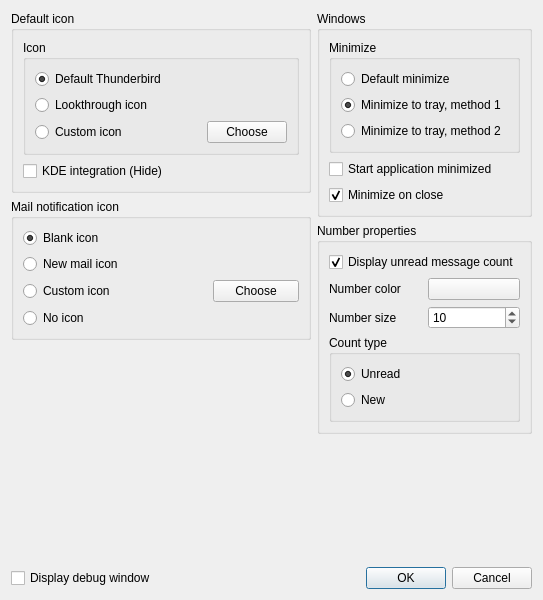
<?xml version="1.0" encoding="UTF-8"?>
<ui version="4.0">
 <class>PreferencesDialog</class>
 <widget class="QDialog" name="PreferencesDialog">
  <property name="geometry">
   <rect>
    <x>0</x>
    <y>0</y>
    <width>543</width>
    <height>600</height>
   </rect>
  </property>
  <property name="windowTitle">
   <string>SysTray-X Preferences</string>
  </property>
  <property name="windowIcon">
   <iconset resource="SysTray-X.qrc">
    <normaloff>:/files/icons/SysTray-X.png</normaloff>:/files/icons/SysTray-X.png</iconset>
  </property>
  <layout class="QGridLayout" name="gridLayout">
   <item row="0" column="0">
    <layout class="QVBoxLayout" name="verticalLayout_15">
     <item>
      <widget class="QGroupBox" name="groupBox_2">
       <property name="title">
        <string>Default icon</string>
       </property>
       <layout class="QVBoxLayout" name="verticalLayout_13">
        <item>
         <widget class="QGroupBox" name="groupBox_5">
          <property name="title">
           <string>Icon</string>
          </property>
          <layout class="QVBoxLayout" name="verticalLayout_12">
           <item>
            <layout class="QVBoxLayout" name="verticalLayout_9">
             <item>
              <widget class="QRadioButton" name="defaultIconRadioButton">
               <property name="text">
                <string>Default Thunderbird</string>
               </property>
               <property name="checked">
                <bool>true</bool>
               </property>
               <attribute name="buttonGroup">
                <string notr="true">defaultIconTypeGroup</string>
               </attribute>
              </widget>
             </item>
             <item>
              <widget class="QRadioButton" name="lookThroughDefaultIconRadioButton">
               <property name="text">
                <string>Lookthrough icon</string>
               </property>
               <attribute name="buttonGroup">
                <string notr="true">defaultIconTypeGroup</string>
               </attribute>
              </widget>
             </item>
             <item>
              <layout class="QHBoxLayout" name="horizontalLayout_4">
               <item>
                <widget class="QRadioButton" name="customDefaultIconRadioButton">
                 <property name="text">
                  <string>Custom icon</string>
                 </property>
                 <attribute name="buttonGroup">
                  <string notr="true">defaultIconTypeGroup</string>
                 </attribute>
                </widget>
               </item>
               <item>
                <widget class="QLabel" name="defaultImageLabel">
                 <property name="text">
                  <string/>
                 </property>
                </widget>
               </item>
               <item>
                <widget class="QPushButton" name="chooseCustomDefaultIconButton">
                 <property name="text">
                  <string>Choose</string>
                 </property>
                 <property name="flat">
                  <bool>false</bool>
                 </property>
                </widget>
               </item>
              </layout>
             </item>
            </layout>
           </item>
          </layout>
         </widget>
        </item>
        <item>
         <widget class="QCheckBox" name="hideDefaultIconCheckBox">
          <property name="text">
           <string>KDE integration (Hide)</string>
          </property>
          <property name="checked">
           <bool>false</bool>
          </property>
         </widget>
        </item>
       </layout>
      </widget>
     </item>
     <item>
      <widget class="QGroupBox" name="iconTypeGroupBox">
       <property name="title">
        <string>Mail notification icon</string>
       </property>
       <layout class="QVBoxLayout" name="verticalLayout_2">
        <item>
         <layout class="QVBoxLayout" name="verticalLayout">
          <item>
           <layout class="QHBoxLayout" name="horizontalLayout_3">
            <property name="sizeConstraint">
             <enum>QLayout::SetFixedSize</enum>
            </property>
            <item>
             <widget class="QRadioButton" name="blankRadioButton">
              <property name="text">
               <string>Blank icon</string>
              </property>
              <property name="checked">
               <bool>true</bool>
              </property>
              <attribute name="buttonGroup">
               <string notr="true">iconTypeGroup</string>
              </attribute>
             </widget>
            </item>
            <item>
             <spacer name="horizontalSpacer_2">
              <property name="orientation">
               <enum>Qt::Horizontal</enum>
              </property>
              <property name="sizeHint" stdset="0">
               <size>
                <width>40</width>
                <height>20</height>
               </size>
              </property>
             </spacer>
            </item>
           </layout>
          </item>
          <item>
           <layout class="QHBoxLayout" name="horizontalLayout_2">
            <property name="sizeConstraint">
             <enum>QLayout::SetFixedSize</enum>
            </property>
            <item>
             <widget class="QRadioButton" name="newMailButton">
              <property name="text">
               <string>New mail icon</string>
              </property>
              <attribute name="buttonGroup">
               <string notr="true">iconTypeGroup</string>
              </attribute>
             </widget>
            </item>
            <item>
             <spacer name="horizontalSpacer">
              <property name="orientation">
               <enum>Qt::Horizontal</enum>
              </property>
              <property name="sizeHint" stdset="0">
               <size>
                <width>40</width>
                <height>20</height>
               </size>
              </property>
             </spacer>
            </item>
           </layout>
          </item>
          <item>
           <layout class="QHBoxLayout" name="horizontalLayout">
            <property name="sizeConstraint">
             <enum>QLayout::SetMaximumSize</enum>
            </property>
            <item>
             <widget class="QRadioButton" name="customRadioButton">
              <property name="text">
               <string>Custom icon</string>
              </property>
              <attribute name="buttonGroup">
               <string notr="true">iconTypeGroup</string>
              </attribute>
             </widget>
            </item>
            <item>
             <widget class="QLabel" name="imageLabel">
              <property name="text">
               <string/>
              </property>
             </widget>
            </item>
            <item>
             <widget class="QPushButton" name="chooseCustomButton">
              <property name="text">
               <string>Choose</string>
              </property>
              <property name="flat">
               <bool>false</bool>
              </property>
             </widget>
            </item>
           </layout>
          </item>
          <item>
           <layout class="QHBoxLayout" name="horizontalLayout_8">
            <item>
             <widget class="QRadioButton" name="noIconRadioButton">
              <property name="text">
               <string>No icon</string>
              </property>
              <attribute name="buttonGroup">
               <string notr="true">iconTypeGroup</string>
              </attribute>
             </widget>
            </item>
            <item>
             <spacer name="horizontalSpacer_3">
              <property name="orientation">
               <enum>Qt::Horizontal</enum>
              </property>
              <property name="sizeHint" stdset="0">
               <size>
                <width>40</width>
                <height>20</height>
               </size>
              </property>
             </spacer>
            </item>
           </layout>
          </item>
         </layout>
        </item>
       </layout>
      </widget>
     </item>
     <item>
      <spacer name="verticalSpacer">
       <property name="orientation">
        <enum>Qt::Vertical</enum>
       </property>
       <property name="sizeHint" stdset="0">
        <size>
         <width>20</width>
         <height>113</height>
        </size>
       </property>
      </spacer>
     </item>
    </layout>
   </item>
   <item row="0" column="1">
    <layout class="QVBoxLayout" name="verticalLayout_14">
     <item>
      <widget class="QGroupBox" name="groupBox">
       <property name="title">
        <string>Windows</string>
       </property>
       <layout class="QVBoxLayout" name="verticalLayout_11">
        <item>
         <layout class="QVBoxLayout" name="verticalLayout_10">
          <item>
           <widget class="QGroupBox" name="groupBox_4">
            <property name="title">
             <string>Minimize</string>
            </property>
            <layout class="QGridLayout" name="gridLayout_2">
             <item row="0" column="0">
              <layout class="QVBoxLayout" name="verticalLayout_3">
               <item>
                <widget class="QRadioButton" name="defaultMinimizeRadioButton">
                 <property name="text">
                  <string>Default minimize</string>
                 </property>
                 <property name="checked">
                  <bool>false</bool>
                 </property>
                 <attribute name="buttonGroup">
                  <string notr="true">minimizeTypeGroup</string>
                 </attribute>
                </widget>
               </item>
               <item>
                <widget class="QRadioButton" name="minimizeMethod1RadioButton">
                 <property name="text">
                  <string>Minimize to tray, method 1</string>
                 </property>
                 <property name="checked">
                  <bool>true</bool>
                 </property>
                 <attribute name="buttonGroup">
                  <string notr="true">minimizeTypeGroup</string>
                 </attribute>
                </widget>
               </item>
               <item>
                <widget class="QRadioButton" name="minimizeMethod2RadioButton">
                 <property name="text">
                  <string>Minimize to tray, method 2</string>
                 </property>
                 <attribute name="buttonGroup">
                  <string notr="true">minimizeTypeGroup</string>
                 </attribute>
                </widget>
               </item>
              </layout>
             </item>
            </layout>
           </widget>
          </item>
          <item>
           <layout class="QVBoxLayout" name="verticalLayout_4">
            <item>
             <widget class="QCheckBox" name="startMinimizedCheckBox">
              <property name="text">
               <string>Start application minimized</string>
              </property>
             </widget>
            </item>
            <item>
             <widget class="QCheckBox" name="minimizeOnCloseCheckBox">
              <property name="text">
               <string>Minimize on close</string>
              </property>
              <property name="checked">
               <bool>true</bool>
              </property>
             </widget>
            </item>
           </layout>
          </item>
         </layout>
        </item>
       </layout>
      </widget>
     </item>
     <item>
      <widget class="QGroupBox" name="groupBox_3">
       <property name="title">
        <string>Number properties</string>
       </property>
       <layout class="QVBoxLayout" name="verticalLayout_8">
        <item>
         <layout class="QVBoxLayout" name="verticalLayout_7">
          <item>
           <widget class="QCheckBox" name="showNumberCheckBox">
            <property name="text">
             <string>Display unread message count</string>
            </property>
            <property name="checked">
             <bool>true</bool>
            </property>
           </widget>
          </item>
          <item>
           <layout class="QHBoxLayout" name="horizontalLayout_6">
            <item>
             <widget class="QLabel" name="label">
              <property name="text">
               <string>Number color</string>
              </property>
             </widget>
            </item>
            <item>
             <widget class="QPushButton" name="numberColorPushButton">
              <property name="focusPolicy">
               <enum>Qt::NoFocus</enum>
              </property>
              <property name="text">
               <string/>
              </property>
             </widget>
            </item>
           </layout>
          </item>
          <item>
           <layout class="QHBoxLayout" name="horizontalLayout_5">
            <item>
             <widget class="QLabel" name="label_2">
              <property name="text">
               <string>Number size</string>
              </property>
             </widget>
            </item>
            <item>
             <widget class="QSpinBox" name="numberSizeSpinBox">
              <property name="minimum">
               <number>1</number>
              </property>
              <property name="maximum">
               <number>999</number>
              </property>
              <property name="value">
               <number>10</number>
              </property>
             </widget>
            </item>
           </layout>
          </item>
          <item>
           <widget class="QGroupBox" name="countTypeGroupBox">
            <property name="title">
             <string>Count type</string>
            </property>
            <layout class="QVBoxLayout" name="verticalLayout_5">
             <item>
              <layout class="QVBoxLayout" name="verticalLayout_6">
               <item>
                <widget class="QRadioButton" name="unreadRadioButton">
                 <property name="text">
                  <string>Unread</string>
                 </property>
                 <property name="checked">
                  <bool>true</bool>
                 </property>
                 <attribute name="buttonGroup">
                  <string notr="true">countTypeGroup</string>
                 </attribute>
                </widget>
               </item>
               <item>
                <widget class="QRadioButton" name="newRadioButton">
                 <property name="text">
                  <string>New</string>
                 </property>
                 <attribute name="buttonGroup">
                  <string notr="true">countTypeGroup</string>
                 </attribute>
                </widget>
               </item>
              </layout>
             </item>
            </layout>
           </widget>
          </item>
         </layout>
        </item>
       </layout>
      </widget>
     </item>
     <item>
      <spacer name="verticalSpacer_2">
       <property name="orientation">
        <enum>Qt::Vertical</enum>
       </property>
       <property name="sizeHint" stdset="0">
        <size>
         <width>20</width>
         <height>13</height>
        </size>
       </property>
      </spacer>
     </item>
    </layout>
   </item>
   <item row="1" column="0" colspan="2">
    <layout class="QHBoxLayout" name="horizontalLayout_7">
     <item>
      <widget class="QCheckBox" name="debugWindowCheckBox">
       <property name="text">
        <string>Display debug window</string>
       </property>
      </widget>
     </item>
     <item>
      <widget class="QDialogButtonBox" name="buttonBox">
       <property name="orientation">
        <enum>Qt::Horizontal</enum>
       </property>
       <property name="standardButtons">
        <set>QDialogButtonBox::Cancel|QDialogButtonBox::Ok</set>
       </property>
      </widget>
     </item>
    </layout>
   </item>
  </layout>
 </widget>
 <resources>
  <include location="SysTray-X.qrc"/>
 </resources>
 <connections>
  <connection>
   <sender>buttonBox</sender>
   <signal>rejected()</signal>
   <receiver>PreferencesDialog</receiver>
   <slot>reject()</slot>
   <hints>
    <hint type="sourcelabel">
     <x>316</x>
     <y>260</y>
    </hint>
    <hint type="destinationlabel">
     <x>286</x>
     <y>274</y>
    </hint>
   </hints>
  </connection>
 </connections>
 <buttongroups>
  <buttongroup name="defaultIconTypeGroup"/>
  <buttongroup name="minimizeTypeGroup"/>
  <buttongroup name="iconTypeGroup"/>
  <buttongroup name="countTypeGroup"/>
 </buttongroups>
</ui>
